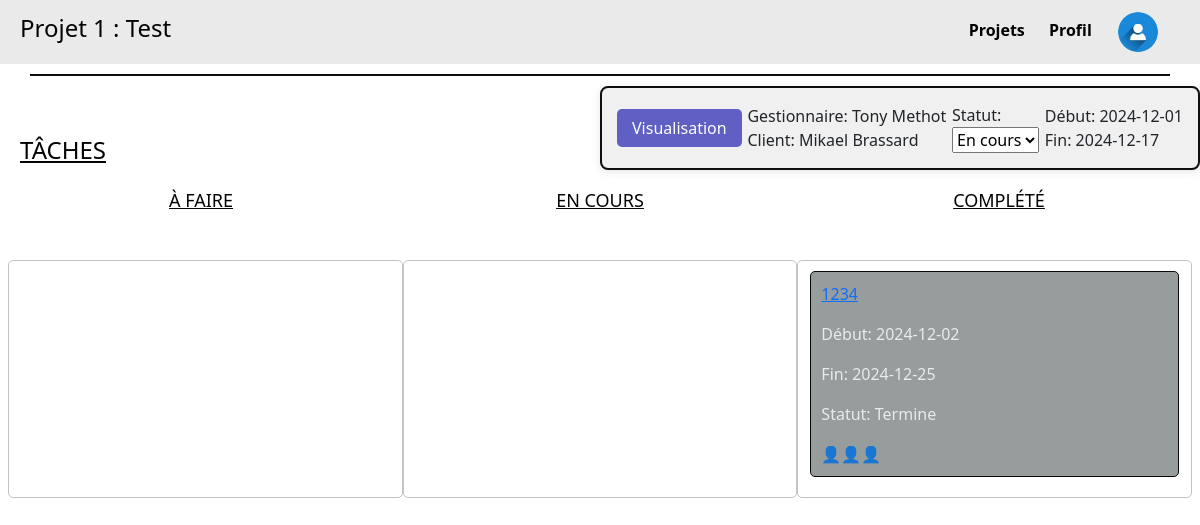
Before: /projet/1 with the older database file.
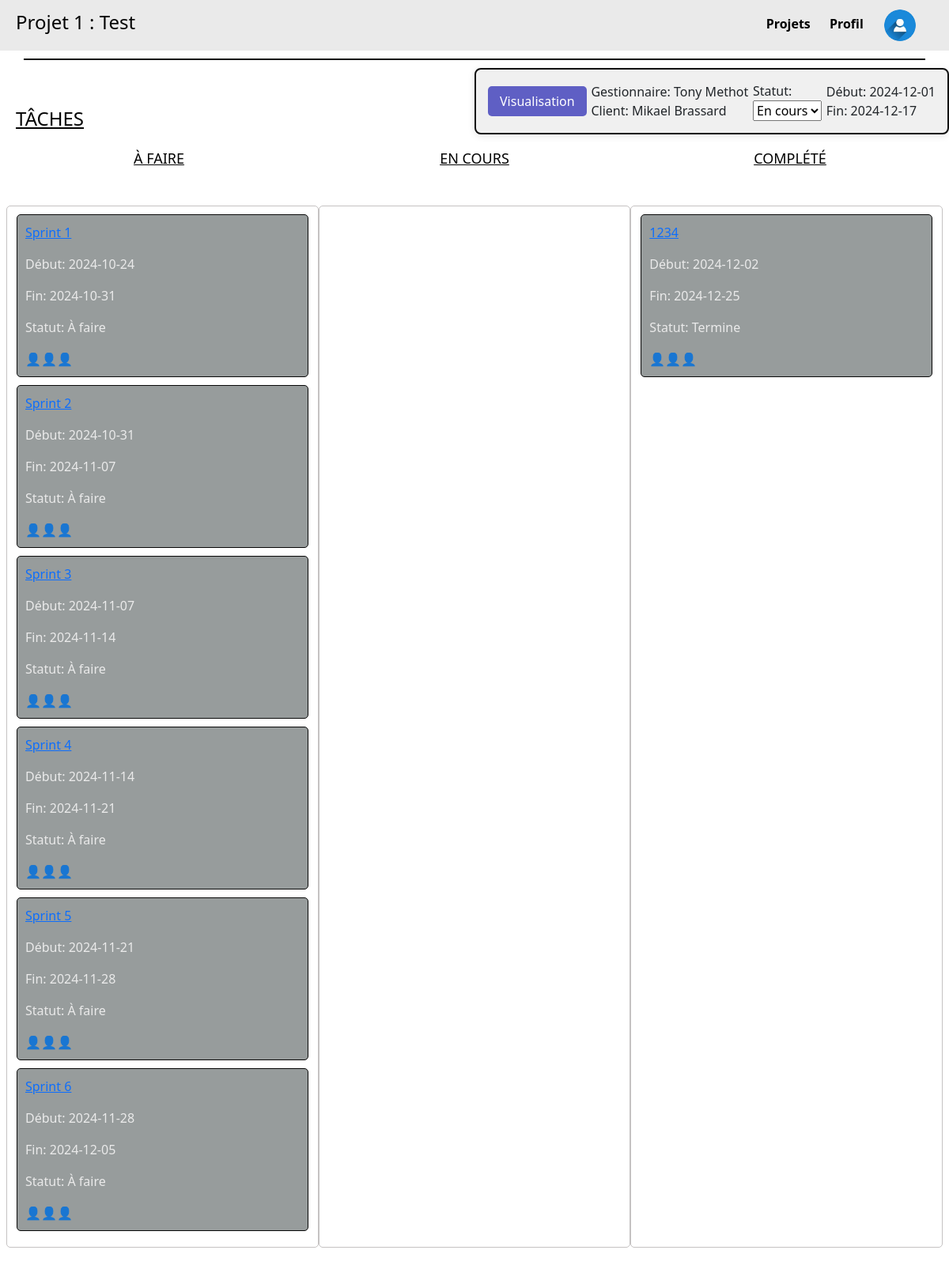
After: the same page with the newer database file.
### tables this page shows
CREATE TABLE Projet_proj (
    proj_id INTEGER PRIMARY KEY,
    proj_clnt_id INTEGER NOT NULL,
    proj_etat_etat INTEGER NOT NULL,
    proj_emp_id INTEGER NOT NULL,
    proj_nom TEXT NOT NULL,
    proj_dateDebut DATE,
    proj_dateFin DATE,
    proj_isTemplate BOOLEAN,
    FOREIGN KEY (proj_clnt_id) REFERENCES Client_clnt(clnt_id),
    FOREIGN KEY (proj_etat_etat) REFERENCES Etat_etat(etat_id),
    FOREIGN KEY (proj_emp_id) REFERENCES Employee_emp(emp_id)
);

CREATE TABLE Tache_tch (
    tch_id INTEGER PRIMARY KEY,
    tch_proj_id INTEGER NOT NULL,
    tch_etat_etat INTEGER NOT NULL,
    tch_parent INTEGER,
    tch_nom TEXT NOT NULL,
    tch_dateDebut DATE,
    tch_dateFin DATE,
    FOREIGN KEY (tch_proj_id) REFERENCES Projet_proj(proj_id),
    FOREIGN KEY (tch_etat_etat) REFERENCES Etat_etat(etat_id),
    FOREIGN KEY (tch_parent) REFERENCES Tache_tch(tch_id)
);

CREATE TABLE Etat_etat (
    etat_id INTEGER PRIMARY KEY,
    etat_nom TEXT NOT NULL
);

### main.py (the view)
@app.route('/projet/<int:id>', methods=['GET'])
def projet(id):
    projet = get_projet_by_id(id)
    if projet is None:
        return "Project not found", 404  # Or render a custom 404 page
    taches = get_taches_by_project(id)
    print(taches)
    return render_template('projet.html', projet=projet, taches=taches)

### main.py (called while the page is built)
def get_taches_by_project(proj_id):
    conn = sqlite3.connect(DB)  # Connect to the database
    cursor = conn.cursor()
    query = """
    SELECT
        Tache_tch.tch_id AS id,
        Tache_tch.tch_proj_id AS projet_id,
        Etat_etat.etat_nom AS statut,  -- Get the status name instead of its ID
        Tache_tch.tch_nom AS nom,
        Tache_tch.tch_dateDebut AS dateDebut,
        Tache_tch.tch_dateFin AS dateFin
    FROM Tache_tch
    LEFT JOIN Etat_etat ON Tache_tch.tch_etat_etat = Etat_etat.etat_id  -- Join with the Etat_etat table
    WHERE Tache_tch.tch_proj_id = ? AND Tache_tch.tch_parent IS NULL;
    """
    cursor.execute(query, (proj_id,))
    taches = cursor.fetchall()
    conn.close()
    return taches

### templates/projet.html (shortened to what this page needs)
<!DOCTYPE html>
<html lang="fr">
  <head>
    <link rel="stylesheet" href="/static/css/style.css" />
    <link
      href="https://cdn.jsdelivr.net/npm/bootstrap@5.3.3/dist/css/bootstrap.min.css"
      rel="stylesheet"
    />
  </head>
  <body>
    <div class="header">
      <h4>{{ projet[4] }}</h4>
      <div class="menu">
        <a href="{{ url_for('listeProjets') }}" class="highlight-link"
          >Projets</a
        >
        <a href="{{ url_for('profil') }}" class="highlight-link">Profil</a>
        <a href="#" class="user-icon">
          <img
            src="../static/images/icon_utiliateur.jpg"
            alt="User Icon"
            width="40"
            height="40"
          />
        </a>
      </div>
    </div>
    <div class="divider"></div>
    <h4 class="taches">TÂCHES</h4>
    <div class="project-details">
    <div>     <a href="{{ url_for('visualization', project_id=projet[0]) }}" class="vis-button">Visualisation</a> </div>
      <div class="part1">
        <p>Gestionnaire: {{ projet[8] }}</p>
        <p>Client: {{ projet[7] }}</p>
      </div>
      <div class="part2">
        <label for="status">Statut:</label>
        <select id="status">
          <option value="en_cours">En cours</option>
        </select>
      </div>
      <div class="part3">
        <p>Début: {{ projet[5] }}</p>
        <p>Fin: {{ projet[6] }}</p>
      </div>
    </div>
    <div class="task-status">
      <h4 class="A_faire">À FAIRE</h4>
      <h4 class="en_cours">EN COURS</h4>
      <h4 class="complete">COMPLÉTÉ</h4>
    </div>
    <div class="tasks-container row">
      <div
        data-column="1"
        class="column col-12 col-md-4"
        ondrop="drop(event)"
        ondragover="allowDrop(event)"
      >
        {% for tache in taches %} {% if tache[2] == "À faire" %}
        <div
          class="task"
          id="task{{ tache[0] }}"
          draggable="true"
          ondragstart="drag(event)"
        >
          <a href="{{ url_for('tache', proj_id=projet[0], task_id=tache[0]) }}">
            <p>{{ tache[3] }}</p>
          </a>
          <p>Début: {{ tache[4] }}</p>
          <p>Fin: {{ tache[5] }}</p>
          <p>Statut: {{ tache[2] }}</p>
          <div class="icons">👤👤👤</div>
        </div>
        {% endif %} {% endfor %}
      </div>
      <div
        data-column="2"
        class="column col-12 col-md-4"
        ondrop="drop(event)"
        ondragover="allowDrop(event)"
      >
      </div>
      <div
        data-column="3"
        class="column col-12 col-md-4"
        ondrop="drop(event)"
        ondragover="allowDrop(event)"
      >
         {% for tache in taches %} {% if tache[2] == "Termine" %}
        <div
          class="task"
          id="task{{ tache[0] }}"
          draggable="true"
          ondragstart="drag(event)"
        >
          <a href="{{ url_for('tache', proj_id=projet[0], task_id=tache[0]) }}">
            <p>{{ tache[3] }}</p>
          </a>
          <p>Début: {{ tache[4] }}</p>
          <p>Fin: {{ tache[5] }}</p>
          <p>Statut: {{ tache[2] }}</p>
          <div class="icons">👤👤👤</div>
        </div>
        {% endif %} {% endfor %}
      </div>
    </div>
  </body>
</html>

### static/css/style.css (style rules this page uses)
body { font-family: Arial, sans-serif; margin: 0; padding: 0; background: #eaeaea; background-size: cover; }
.header { display: flex; justify-content: space-between; align-items: center; background-color: #eaeaea; padding: 10px 20px; color: #030303; }
.divider { width: 95%; height: 2px; background-color: #0c0e0c; margin: 10px auto; }
.taches { position: absolute; left: 20px; margin-top: 50px; text-decoration: underline; color: #030303; }
.highlight-link { position: relative; text-decoration: none; color: #a80c67; padding: 5px 0; }
.menu a { margin-right: 20px; text-decoration: none; color: #020202; font-weight: bold; }
.user-icon { display: inline-block; font-size: 20px; border: 2px solid transparent; background-color: transparent; border-radius: 50%; margin-top: auto; vertical-align: middle; border-radius: 100%; overflow: hidden; margin: 0; padding: 0; }
.project-details { top: 20px; right: 20px; width: 90%; margin-left: auto; max-width: 600px; background-color: #f0f0f0; border: 2px solid #0f0f0f; border-radius: 8px; padding: 15px; box-shadow: 0 2px 10px rgba(3, 3, 3, 0.1); display: flex; justify-content: space-between; align-items: center; }
.part1, .part2, .part3 { display: flex; flex-direction: column; }
.part1 p, .part2 p, .part3 p { margin: 0; }
.column { width: 100%; background-color: transparent; padding: 10px; border: 1px solid #c5c2c2; border-radius: 5px; margin-bottom: 20px; }
.task { background-color: #979c9c; padding: 10px; margin-bottom: 10px; border-radius: 5px; border: 1px solid #080808; color: #eaeaea; }
.icons { display: flex; justify-content: flex-start; }
.task-status { display: flex; justify-content: space-evenly; margin-bottom: 20px; flex-wrap: wrap; }
.A_faire, .en_cours, .complete { margin-top: 20px; font-size: 18px; color: #020202; text-decoration: underline; text-align: center; width: 100%; }
@media (min-width: 576px) { .A_faire, .en_cours, .complete { width: auto; } }
.tasks-container { display: flex; flex-wrap: wrap; justify-content: space-between; padding: 20px; }
@media (min-width: 768px) { .A_faire, .en_cours, .complete { width: 33%; } }
.task { background-color: #979c9c; padding: 10px; margin-bottom: 10px; border-radius: 5px; border: 1px solid #080808; color: #eaeaea; cursor: move; }
.vis-button { background-color: #5f5fc4; color: white; border: none; padding: 8px 15px; border-radius: 5px; cursor: pointer; text-decoration: none; }

Changed rows visible on the page:
added Tache_tch: tch_nom "Sprint 1", tch_dateDebut "2024-10-24", tch_dateFin "2024-10-31", etat_nom "À faire", shown under "COMPLÉTÉ"
added Tache_tch: tch_nom "Sprint 2", tch_dateDebut "2024-10-31", tch_dateFin "2024-11-07", etat_nom "À faire", shown under "COMPLÉTÉ"
added Tache_tch: tch_nom "Sprint 3", tch_dateDebut "2024-11-07", tch_dateFin "2024-11-14", etat_nom "À faire", shown under "COMPLÉTÉ"
added Tache_tch: tch_nom "Sprint 4", tch_dateDebut "2024-11-14", tch_dateFin "2024-11-21", etat_nom "À faire", shown under "COMPLÉTÉ"
added Tache_tch: tch_nom "Sprint 5", tch_dateDebut "2024-11-21", tch_dateFin "2024-11-28", etat_nom "À faire", shown under "COMPLÉTÉ"
added Tache_tch: tch_nom "Sprint 6", tch_dateDebut "2024-11-28", tch_dateFin "2024-12-05", etat_nom "À faire", shown under "COMPLÉTÉ"
